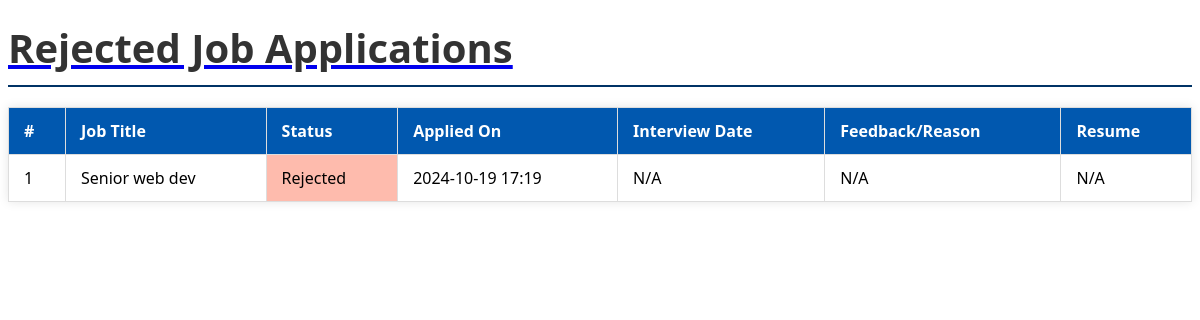
Screenshot of /rejection_insights/ (signed in) with the database file from the repository.
### main/models.py (models this page shows, shortened)
class Application(models.Model):
    job_post = models.ForeignKey('JobPost', on_delete=models.CASCADE)
    student = models.ForeignKey('Student', on_delete=models.CASCADE, related_name='applications')
    status = models.CharField(max_length=50)  # e.g., "Pending", "Accepted", "Rejected"

class JobPost(models.Model):
    company = models.ForeignKey(Company, on_delete=models.CASCADE, related_name='job_posts')
    title = models.CharField(max_length=255)
    description = models.TextField()
    location = models.CharField(max_length=255)
    posted_date = models.DateTimeField(auto_now_add=True)
    application_deadline = models.DateTimeField()
    required_skills = models.ManyToManyField('Skill', related_name='job_posts')
    salary=models.CharField(max_length=255)
    job_requirements=models.TextField(max_length=1000)
    eligibility_criteria = models.TextField()
    job_responsibilities=models.TextField(max_length=1000)
    FULL_TIME = 'Full-Time'
    PART_TIME = 'Part-Time'
    CONTRACT = 'Contract'
    INTERNSHIP = 'Internship'
    FREELANCE = 'Freelance'
    JOB_TYPE_CHOICES = [
        (FULL_TIME, 'Full-Time'),
        (PART_TIME, 'Part-Time'),
        (CONTRACT, 'Contract'),
        (INTERNSHIP, 'Internship'),
        (FREELANCE, 'Freelance'),
    ]
    job_type = models.CharField(
        max_length=10,
        choices=JOB_TYPE_CHOICES,
        default=FULL_TIME,
    )

### main/views.py (the view)
def rejection_insights(request):
    student = Student.objects.get(user=request.user)
    applications = Application.objects.filter(student=student,status="Rejected")
    return render(request, 'rejection_insights.html',{'applications':applications})

### main/templates/rejection_insights.html
{%load static%}<link rel="stylesheet" href="{% static 'css/tables.css' %}">
<section class="dashboard-content">
    <a href="{% url 'rejection_insights'%}"><h1>Rejected Job Applications</h1></a>
</section>
{% if applications %}
<table>
    <thead>
        <tr>
            <th>#</th>
            <th>Job Title</th>
            <th>Status</th>
            <th>Applied On</th>
            <th>Interview Date</th>
            <th>Feedback/Reason</th>
            <th>Resume</th>
        </tr>
    </thead>
    <tbody>
        {% for application in applications %}
            <tr>
                <td>{{ forloop.counter }}</td>
                <td>{{ application.job_post.title }}</td>
                <td style="background-color: #febbad;">{{ application.status }}</td>
                <td>{{ application.applied_on|date:"Y-m-d H:i" }}</td>
                <td>
                    {% if application.interview_date %}
                        {{ application.interview_date|date:"Y-m-d H:i" }}
                    {% else %}
                        N/A
                    {% endif %}
                </td>
                <td>
                    {% if application.interview_feedback %}
                        <p>{{ application.interview_feedback}}</p>
                    {% else %}
                        N/A
                    {% endif %}
                </td>
                <td>
                    {% if application.resume %}
                    <a href="{{ application.resume.url }}" target="_blank">View Resume</a>
                    {% else %}
                        N/A
                    {% endif %}
                </td>
            </tr>
        {% endfor %}
    </tbody>
</table>
{% else %}
<p>No rejected job applications found.</p>
{% endif %}

### main/static/css/tables.css (style rules this page uses)
h1 { font-size: 2.5em; margin: 20px 0; color: #333; font-family: 'Segoe UI', Tahoma, Geneva, Verdana, sans-serif; border-bottom: 2px solid #003366; padding-bottom: 10px; text-align: left; transition: color 0.3s ease; }
table { width: 100%; border-collapse: collapse; margin: 20px 0; font-size: 1em; font-family: 'Segoe UI', Tahoma, Geneva, Verdana, sans-serif; box-shadow: 0 0 10px rgba(0, 0, 0, 0.1); overflow-x: auto; }
table thead tr { background-color: #0158af; color: white; text-align: left; }
table th, table td { padding: 12px 15px; border: 1px solid #ddd; }

### rows the page displays
Application: job_post "Senior web dev", status "Rejected", applied_on "2024-10-19 17:19", shows "N/A", interview_feedback "N/A", resume "N/A"
